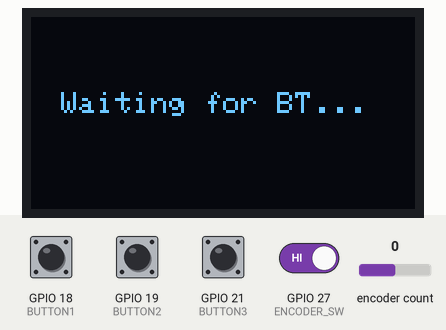
A sketch run on a simulated ESP32. On the bench: 128×64 one-colour display. The inputs (shaded band) are chosen by the test bench; at power-on: GPIO 18 (BUTTON1), GPIO 19 (BUTTON2), GPIO 21 (BUTTON3), GPIO 27 (ENCODER_SW) HIGH, encoder count 0. USB keyboard and mouse output is not drawn; what the sketch prints to the serial monitor is not drawn.

Above: at 1.2 s.
1.3 s: GPIO 21 (BUTTON3) pulled LOW for 0.15 s
At 2.3 s:
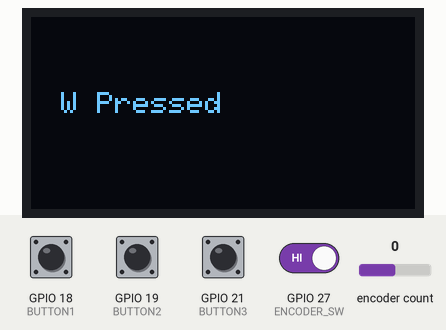
2.9 s: GPIO 19 (BUTTON2) pulled LOW for 0.15 s
At 3.4 s:
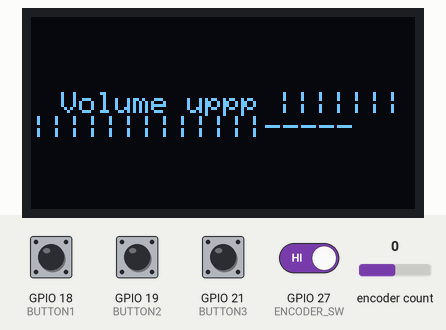
4.5 s: GPIO 18 (BUTTON1) pulled LOW for 1 s
At 5.9 s:
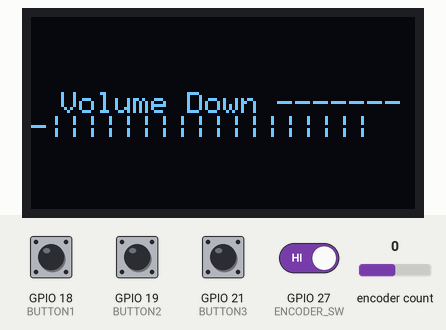
Timing chart, 0 to 5.9 s (numbered marks = the images above; inputs shaded):
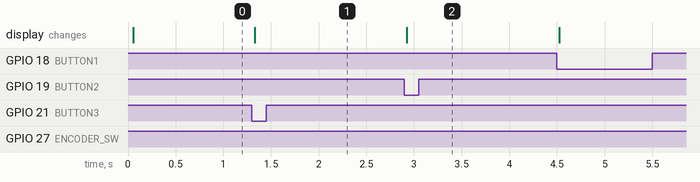

The sketch:

BetaCode2.ino
```cpp
#include <Wire.h>
#include <Adafruit_GFX.h>
#include <Adafruit_SSD1306.h>
#include <BleKeyboard.h>
#include <Encoder.h>  // Rotary encoder library

#define SCREEN_WIDTH 128
#define SCREEN_HEIGHT 64

#define OLED_SDA 17
#define OLED_SCL 16
#define OLED_RESET -1

#define BUTTON1 18
#define BUTTON2 19
#define BUTTON3 21

#define ENCODER_CLK 26
#define ENCODER_DT 25
#define ENCODER_SW 27

Adafruit_SSD1306 display(SCREEN_WIDTH, SCREEN_HEIGHT, &Wire, OLED_RESET);
BleKeyboard bleKeyboard("MacropadPrototype2.01.1", "NexQ", 100);
Encoder encoder(ENCODER_DT, ENCODER_CLK);

long oldPosition  = 0;
unsigned long lastDebounce = 0;

void setup() {
  Serial.begin(115200);

  Wire.begin(OLED_SDA, OLED_SCL);
  if (!display.begin(SSD1306_SWITCHCAPVCC, 0x3C)) {
    Serial.println("SSD1306 allocation failed!");
    for (;;);
  }

  pinMode(BUTTON1, INPUT_PULLUP);
  pinMode(BUTTON2, INPUT_PULLUP);
  pinMode(BUTTON3, INPUT_PULLUP);

  pinMode(ENCODER_SW, INPUT_PULLUP);

  bleKeyboard.begin();

  display.clearDisplay();
  display.setTextSize(1);
  display.setTextColor(SSD1306_WHITE);
  display.setCursor(10, 25);
  display.println("Waiting for BT...");
  display.display();
}

void loop() {
  if (!bleKeyboard.isConnected()) {
    display.clearDisplay();
    display.setCursor(5, 25);
    display.println("Bluetooth not connected");
    display.display();
    delay(500);
    return;
  }

  // Handle normal buttons
  if (digitalRead(BUTTON1) == LOW) {
  bleKeyboard.press(KEY_MEDIA_VOLUME_DOWN);
  bleKeyboard.release(KEY_MEDIA_VOLUME_DOWN);
  showOLED("Volume Down --------||||||||||||||||||");
  delay(300);

  }
  else if (digitalRead(BUTTON2) == LOW){
   bleKeyboard.press(KEY_MEDIA_VOLUME_UP);
  bleKeyboard.release(KEY_MEDIA_VOLUME_UP);
  showOLED("Volume uppp ||||||||||||||||||||-----");
  delay(300);
  }
  else if (digitalRead(BUTTON3) == LOW) sendKey('w', "W Pressed");

 if (!bleKeyboard.isConnected()) return;

  // --- Rotary encoder rotation ---
long oldPosition = 0;
long currentPosition = encoder.read() / 2; // divide by 2 for one detent per step
long positionChange = currentPosition - oldPosition;

if(positionChange > 0) {
    for(long i = 0; i < positionChange; i++) {
        bleKeyboard.press(KEY_MEDIA_VOLUME_UP);
        bleKeyboard.release(KEY_MEDIA_VOLUME_UP);
    }
} else if(positionChange < 0) {
    for(long i = 0; i < -positionChange; i++) {
        bleKeyboard.press(KEY_MEDIA_VOLUME_DOWN);
        bleKeyboard.release(KEY_MEDIA_VOLUME_DOWN);
    }
}
oldPosition = currentPosition;
Serial.print("Pos: "); Serial.print(currentPosition);
Serial.print(" Change: "); Serial.println(positionChange);


// Encoder button (Play/Pause)
if (digitalRead(ENCODER_SW) == LOW && millis() - lastDebounce > 500) {
  bleKeyboard.press(KEY_MEDIA_PLAY_PAUSE);
  bleKeyboard.release(KEY_MEDIA_PLAY_PAUSE);
  showOLED("Play/Pause");
  lastDebounce = millis();
}

  // Handle encoder button (Play/Pause)
  if (digitalRead(ENCODER_SW) == LOW && millis() - lastDebounce > 500) {
    bleKeyboard.write(KEY_MEDIA_PLAY_PAUSE);
    showOLED("Play/Pause");
    Serial.println("Play/Pause toggled");
    lastDebounce = millis();
  }
}

void sendKey(char key, const char* msg) {
  bleKeyboard.write(key);
  showOLED(msg);
  Serial.print("Sent key: "); Serial.println(key);
  delay(300);
}

void showOLED(const char* msg) {
  display.clearDisplay();
  display.setTextSize(1);
  display.setTextColor(SSD1306_WHITE);
  display.setCursor(10, 25);
  display.println(msg);
  display.display();
}
```

Measured:
- after the input at 1.3 s, the display: changes at once (image 1)
- after the input at 2.9 s, the display: changes at once (image 2)
